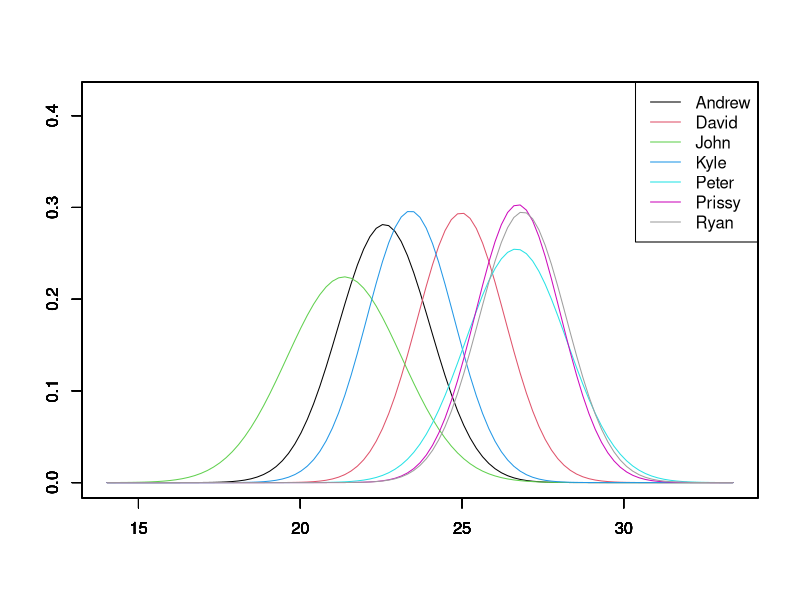

This figure's R source:
odat <- read.table(text="info mean stddev color
Andrew 22.5960857723029 1.41700936900487 1
David 24.9754696002959 1.35660743072421 2
John 21.3629740097022 1.77821480238099 3
Kyle 23.4080468801531 1.34686613337352 4
Peter 26.67625465531 1.5664369865808 5
Prissy 26.7264506621461 1.3158724570531 6
Ryan 26.8777379850063 1.35178731565496 8", header=T)

dat <- transform(odat, lower = mean - 3 * stddev, upper = mean + 3 * stddev)

plot(
	x=c(min(dat$lower) - 2, max(dat$upper) + 2),
	y=c(0, .5),
	ylab="",
	xlim=c(min(dat$lower) - 2, max(dat$upper) + 2),
	xlab="",
	axes=FALSE,
	xaxs = "i",
	type="n")
legend("topright", legend=dat$info, lty=1, col=dat$color)
box()

FUN <- function(rownum) {
	par(new=TRUE)
	curve(
		dnorm(x, dat[rownum, 2], dat[rownum, 3]),
		xlim=c(c(min(dat$lower) - 2, max(dat$upper) + 2)), 
		ylim=c(0, .42),
		ylab="",
		xlab="",
		col=dat[rownum,4])
}

lapply(seq_len(nrow(dat)), function(i) FUN(i))